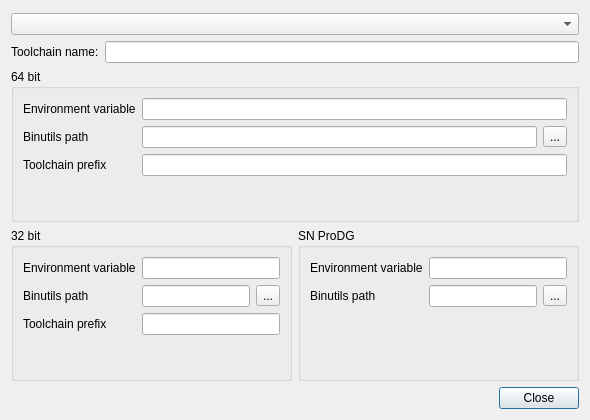
<?xml version="1.0" encoding="UTF-8"?>
<ui version="4.0">
 <class>GCCSetup</class>
 <widget class="QDialog" name="GCCSetup">
  <property name="geometry">
   <rect>
    <x>0</x>
    <y>0</y>
    <width>632</width>
    <height>417</height>
   </rect>
  </property>
  <property name="windowTitle">
   <string>Setup GCC toolchains</string>
  </property>
  <property name="windowIcon">
   <iconset resource="mtuner.qrc">
    <normaloff>:/MTuner/resources/images/gnu64.png</normaloff>:/MTuner/resources/images/gnu64.png</iconset>
  </property>
  <property name="modal">
   <bool>true</bool>
  </property>
  <layout class="QHBoxLayout" name="horizontalLayout_13">
   <property name="sizeConstraint">
    <enum>QLayout::SizeConstraint::SetFixedSize</enum>
   </property>
   <property name="topMargin">
    <number>13</number>
   </property>
   <item>
    <layout class="QGridLayout" name="gridLayout_4">
     <item row="0" column="0">
      <layout class="QVBoxLayout" name="verticalLayout_11">
       <item>
        <layout class="QVBoxLayout" name="verticalLayout_10">
         <item>
          <widget class="QComboBox" name="toolchainCombo">
           <property name="font">
            <font>
             <pointsize>9</pointsize>
            </font>
           </property>
           <property name="sizeAdjustPolicy">
            <enum>QComboBox::SizeAdjustPolicy::AdjustToContents</enum>
           </property>
           <property name="iconSize">
            <size>
             <width>112</width>
             <height>16</height>
            </size>
           </property>
           <item>
            <property name="text">
             <string notr="true"/>
            </property>
            <property name="icon">
             <iconset resource="mtuner.qrc">
              <normaloff>:/MTuner/resources/images/toolchain_mingw.png</normaloff>:/MTuner/resources/images/toolchain_mingw.png</iconset>
            </property>
           </item>
           <item>
            <property name="text">
             <string notr="true"/>
            </property>
            <property name="icon">
             <iconset resource="mtuner.qrc">
              <normaloff>:/MTuner/resources/images/toolchain_ps3.png</normaloff>:/MTuner/resources/images/toolchain_ps3.png</iconset>
            </property>
           </item>
           <item>
            <property name="text">
             <string notr="true"/>
            </property>
            <property name="icon">
             <iconset resource="mtuner.qrc">
              <normaloff>:/MTuner/resources/images/toolchain_ps4.png</normaloff>:/MTuner/resources/images/toolchain_ps4.png</iconset>
            </property>
           </item>
           <item>
            <property name="text">
             <string notr="true"/>
            </property>
            <property name="icon">
             <iconset resource="mtuner.qrc">
              <normaloff>:/MTuner/resources/images/toolchain_ps5.png</normaloff>:/MTuner/resources/images/toolchain_ps5.png</iconset>
            </property>
           </item>
           <item>
            <property name="text">
             <string notr="true"/>
            </property>
            <property name="icon">
             <iconset resource="mtuner.qrc">
              <normaloff>:/MTuner/resources/images/toolchain_android_arm.png</normaloff>:/MTuner/resources/images/toolchain_android_arm.png</iconset>
            </property>
           </item>
           <item>
            <property name="text">
             <string notr="true"/>
            </property>
            <property name="icon">
             <iconset resource="mtuner.qrc">
              <normaloff>:/MTuner/resources/images/toolchain_android_mips.png</normaloff>:/MTuner/resources/images/toolchain_android_mips.png</iconset>
            </property>
           </item>
           <item>
            <property name="text">
             <string notr="true"/>
            </property>
            <property name="icon">
             <iconset resource="mtuner.qrc">
              <normaloff>:/MTuner/resources/images/toolchain_android_x86.png</normaloff>:/MTuner/resources/images/toolchain_android_x86.png</iconset>
            </property>
           </item>
           <item>
            <property name="text">
             <string/>
            </property>
            <property name="icon">
             <iconset resource="mtuner.qrc">
              <normaloff>:/MTuner/resources/images/toolchain_switch.png</normaloff>:/MTuner/resources/images/toolchain_switch.png</iconset>
            </property>
           </item>
           <item>
            <property name="text">
             <string>Custom toolchain 1</string>
            </property>
           </item>
           <item>
            <property name="text">
             <string>Custom toolchain 2</string>
            </property>
           </item>
           <item>
            <property name="text">
             <string>Custom toolchain 3</string>
            </property>
           </item>
           <item>
            <property name="text">
             <string>Custom toolchain 4</string>
            </property>
           </item>
           <item>
            <property name="text">
             <string>Custom toolchain 5</string>
            </property>
           </item>
           <item>
            <property name="text">
             <string>Custom toolchain 6</string>
            </property>
           </item>
           <item>
            <property name="text">
             <string>Custom toolchain 7</string>
            </property>
           </item>
           <item>
            <property name="text">
             <string>Custom toolchain 8</string>
            </property>
           </item>
           <item>
            <property name="text">
             <string>Custom toolchain 9</string>
            </property>
           </item>
          </widget>
         </item>
         <item>
          <layout class="QHBoxLayout" name="horizontalLayout">
           <item>
            <widget class="QLabel" name="labelToolchainName">
             <property name="text">
              <string>Toolchain name:</string>
             </property>
            </widget>
           </item>
           <item>
            <widget class="QLineEdit" name="lineEditToolchainName"/>
           </item>
          </layout>
         </item>
        </layout>
       </item>
       <item>
        <widget class="QGroupBox" name="groupBox64">
         <property name="title">
          <string>64 bit</string>
         </property>
         <property name="flat">
          <bool>true</bool>
         </property>
         <layout class="QGridLayout" name="gridLayout_2">
          <item row="0" column="0">
           <layout class="QVBoxLayout" name="verticalLayout_4">
            <item>
             <layout class="QHBoxLayout" name="horizontalLayout_8">
              <item>
               <layout class="QVBoxLayout" name="verticalLayout_5">
                <item>
                 <widget class="QLabel" name="label_13">
                  <property name="text">
                   <string>Environment variable</string>
                  </property>
                 </widget>
                </item>
                <item>
                 <widget class="QLabel" name="label_14">
                  <property name="text">
                   <string>Binutils path</string>
                  </property>
                 </widget>
                </item>
                <item>
                 <widget class="QLabel" name="label_6">
                  <property name="text">
                   <string>Toolchain prefix</string>
                  </property>
                 </widget>
                </item>
               </layout>
              </item>
              <item>
               <layout class="QVBoxLayout" name="verticalLayout_6">
                <item>
                 <widget class="QLineEdit" name="lineEditEnv64"/>
                </item>
                <item>
                 <layout class="QHBoxLayout" name="horizontalLayout_4">
                  <item>
                   <widget class="QLineEdit" name="lineEditBinutils64"/>
                  </item>
                  <item>
                   <widget class="QToolButton" name="browseButton64">
                    <property name="text">
                     <string>...</string>
                    </property>
                   </widget>
                  </item>
                 </layout>
                </item>
                <item>
                 <widget class="QLineEdit" name="lineEditPrefix64"/>
                </item>
               </layout>
              </item>
             </layout>
            </item>
            <item>
             <layout class="QHBoxLayout" name="horizontalLayout_9">
              <item>
               <widget class="QLabel" name="isOkLabel64">
                <property name="text">
                 <string>&lt;html&gt;&lt;head/&gt;&lt;body&gt;&lt;p&gt;&lt;br/&gt;&lt;/p&gt;&lt;/body&gt;&lt;/html&gt;</string>
                </property>
               </widget>
              </item>
              <item>
               <widget class="QLabel" name="labelFound64">
                <property name="text">
                 <string/>
                </property>
               </widget>
              </item>
              <item>
               <spacer name="horizontalSpacer_4">
                <property name="orientation">
                 <enum>Qt::Orientation::Horizontal</enum>
                </property>
                <property name="sizeHint" stdset="0">
                 <size>
                  <width>40</width>
                  <height>20</height>
                 </size>
                </property>
               </spacer>
              </item>
             </layout>
            </item>
           </layout>
          </item>
         </layout>
        </widget>
       </item>
       <item>
        <layout class="QHBoxLayout" name="horizontalLayout_2">
         <item>
          <widget class="QGroupBox" name="groupBox32">
           <property name="title">
            <string>32 bit</string>
           </property>
           <property name="flat">
            <bool>true</bool>
           </property>
           <layout class="QGridLayout" name="gridLayout">
            <item row="0" column="0">
             <layout class="QVBoxLayout" name="verticalLayout_3">
              <item>
               <layout class="QHBoxLayout" name="horizontalLayout_6">
                <item>
                 <layout class="QVBoxLayout" name="verticalLayout_2">
                  <item>
                   <widget class="QLabel" name="label_11">
                    <property name="text">
                     <string>Environment variable</string>
                    </property>
                   </widget>
                  </item>
                  <item>
                   <widget class="QLabel" name="label_12">
                    <property name="text">
                     <string>Binutils path</string>
                    </property>
                   </widget>
                  </item>
                  <item>
                   <widget class="QLabel" name="label_4">
                    <property name="text">
                     <string>Toolchain prefix</string>
                    </property>
                   </widget>
                  </item>
                 </layout>
                </item>
                <item>
                 <layout class="QVBoxLayout" name="verticalLayout">
                  <item>
                   <widget class="QLineEdit" name="lineEditEnv32"/>
                  </item>
                  <item>
                   <layout class="QHBoxLayout" name="horizontalLayout_3">
                    <item>
                     <widget class="QLineEdit" name="lineEditBinutils32"/>
                    </item>
                    <item>
                     <widget class="QToolButton" name="browseButton32">
                      <property name="text">
                       <string>...</string>
                      </property>
                     </widget>
                    </item>
                   </layout>
                  </item>
                  <item>
                   <widget class="QLineEdit" name="lineEditPrefix32"/>
                  </item>
                 </layout>
                </item>
               </layout>
              </item>
              <item>
               <layout class="QHBoxLayout" name="horizontalLayout_7">
                <item>
                 <widget class="QLabel" name="isOkLabel32">
                  <property name="text">
                   <string>&lt;html&gt;&lt;head/&gt;&lt;body&gt;&lt;p&gt;&lt;br/&gt;&lt;/p&gt;&lt;/body&gt;&lt;/html&gt;</string>
                  </property>
                 </widget>
                </item>
                <item>
                 <widget class="QLabel" name="labelFound32">
                  <property name="text">
                   <string/>
                  </property>
                 </widget>
                </item>
                <item>
                 <spacer name="horizontalSpacer_3">
                  <property name="orientation">
                   <enum>Qt::Orientation::Horizontal</enum>
                  </property>
                  <property name="sizeHint" stdset="0">
                   <size>
                    <width>40</width>
                    <height>20</height>
                   </size>
                  </property>
                 </spacer>
                </item>
               </layout>
              </item>
             </layout>
            </item>
           </layout>
          </widget>
         </item>
         <item>
          <widget class="QGroupBox" name="groupBoxProDGps3">
           <property name="title">
            <string>SN ProDG</string>
           </property>
           <property name="flat">
            <bool>true</bool>
           </property>
           <layout class="QGridLayout" name="gridLayout_3">
            <item row="0" column="0">
             <layout class="QVBoxLayout" name="verticalLayout_7">
              <item>
               <layout class="QHBoxLayout" name="horizontalLayout_10">
                <item>
                 <layout class="QVBoxLayout" name="verticalLayout_8">
                  <item>
                   <widget class="QLabel" name="label_15">
                    <property name="text">
                     <string>Environment variable</string>
                    </property>
                   </widget>
                  </item>
                  <item>
                   <widget class="QLabel" name="label_16">
                    <property name="text">
                     <string>Binutils path</string>
                    </property>
                   </widget>
                  </item>
                 </layout>
                </item>
                <item>
                 <layout class="QVBoxLayout" name="verticalLayout_9">
                  <item>
                   <widget class="QLineEdit" name="lineEditEnvProDGps3"/>
                  </item>
                  <item>
                   <layout class="QHBoxLayout" name="horizontalLayout_5">
                    <item>
                     <widget class="QLineEdit" name="lineEditBinutilsProDGps3"/>
                    </item>
                    <item>
                     <widget class="QToolButton" name="browseButtonProDGps3">
                      <property name="text">
                       <string>...</string>
                      </property>
                     </widget>
                    </item>
                   </layout>
                  </item>
                 </layout>
                </item>
               </layout>
              </item>
              <item>
               <layout class="QHBoxLayout" name="horizontalLayout_11">
                <item>
                 <widget class="QLabel" name="isOkLabelProDGps3">
                  <property name="text">
                   <string>&lt;html&gt;&lt;head/&gt;&lt;body&gt;&lt;p&gt;&lt;br/&gt;&lt;/p&gt;&lt;/body&gt;&lt;/html&gt;</string>
                  </property>
                 </widget>
                </item>
                <item>
                 <widget class="QLabel" name="labelFoundProDGps3">
                  <property name="text">
                   <string/>
                  </property>
                 </widget>
                </item>
                <item>
                 <spacer name="horizontalSpacer_5">
                  <property name="orientation">
                   <enum>Qt::Orientation::Horizontal</enum>
                  </property>
                  <property name="sizeHint" stdset="0">
                   <size>
                    <width>40</width>
                    <height>20</height>
                   </size>
                  </property>
                 </spacer>
                </item>
               </layout>
              </item>
             </layout>
            </item>
           </layout>
          </widget>
         </item>
        </layout>
       </item>
      </layout>
     </item>
     <item row="1" column="0">
      <layout class="QHBoxLayout" name="horizontalLayout_12">
       <item>
        <spacer name="horizontalSpacer">
         <property name="orientation">
          <enum>Qt::Orientation::Horizontal</enum>
         </property>
         <property name="sizeHint" stdset="0">
          <size>
           <width>40</width>
           <height>20</height>
          </size>
         </property>
        </spacer>
       </item>
       <item>
        <widget class="QDialogButtonBox" name="buttonBox">
         <property name="orientation">
          <enum>Qt::Orientation::Horizontal</enum>
         </property>
         <property name="standardButtons">
          <set>QDialogButtonBox::StandardButton::Close</set>
         </property>
        </widget>
       </item>
      </layout>
     </item>
    </layout>
   </item>
  </layout>
 </widget>
 <resources>
  <include location="mtuner.qrc"/>
 </resources>
 <connections>
  <connection>
   <sender>buttonBox</sender>
   <signal>accepted()</signal>
   <receiver>GCCSetup</receiver>
   <slot>accept()</slot>
   <hints>
    <hint type="sourcelabel">
     <x>257</x>
     <y>390</y>
    </hint>
    <hint type="destinationlabel">
     <x>157</x>
     <y>274</y>
    </hint>
   </hints>
  </connection>
  <connection>
   <sender>buttonBox</sender>
   <signal>rejected()</signal>
   <receiver>GCCSetup</receiver>
   <slot>reject()</slot>
   <hints>
    <hint type="sourcelabel">
     <x>325</x>
     <y>390</y>
    </hint>
    <hint type="destinationlabel">
     <x>286</x>
     <y>274</y>
    </hint>
   </hints>
  </connection>
  <connection>
   <sender>browseButton64</sender>
   <signal>clicked()</signal>
   <receiver>GCCSetup</receiver>
   <slot>pathBrowse64()</slot>
   <hints>
    <hint type="sourcelabel">
     <x>748</x>
     <y>136</y>
    </hint>
    <hint type="destinationlabel">
     <x>768</x>
     <y>140</y>
    </hint>
   </hints>
  </connection>
  <connection>
   <sender>browseButton32</sender>
   <signal>clicked()</signal>
   <receiver>GCCSetup</receiver>
   <slot>pathBrowse32()</slot>
   <hints>
    <hint type="sourcelabel">
     <x>363</x>
     <y>277</y>
    </hint>
    <hint type="destinationlabel">
     <x>774</x>
     <y>229</y>
    </hint>
   </hints>
  </connection>
  <connection>
   <sender>browseButtonProDGps3</sender>
   <signal>clicked()</signal>
   <receiver>GCCSetup</receiver>
   <slot>pathBrowseProDGps3()</slot>
   <hints>
    <hint type="sourcelabel">
     <x>742</x>
     <y>282</y>
    </hint>
    <hint type="destinationlabel">
     <x>770</x>
     <y>320</y>
    </hint>
   </hints>
  </connection>
  <connection>
   <sender>lineEditEnv32</sender>
   <signal>textChanged(QString)</signal>
   <receiver>GCCSetup</receiver>
   <slot>envEdited32(QString)</slot>
   <hints>
    <hint type="sourcelabel">
     <x>168</x>
     <y>250</y>
    </hint>
    <hint type="destinationlabel">
     <x>8</x>
     <y>254</y>
    </hint>
   </hints>
  </connection>
  <connection>
   <sender>lineEditBinutils32</sender>
   <signal>textChanged(QString)</signal>
   <receiver>GCCSetup</receiver>
   <slot>pathEdited32(QString)</slot>
   <hints>
    <hint type="sourcelabel">
     <x>208</x>
     <y>280</y>
    </hint>
    <hint type="destinationlabel">
     <x>8</x>
     <y>290</y>
    </hint>
   </hints>
  </connection>
  <connection>
   <sender>lineEditPrefix32</sender>
   <signal>textChanged(QString)</signal>
   <receiver>GCCSetup</receiver>
   <slot>prefixEdited32(QString)</slot>
   <hints>
    <hint type="sourcelabel">
     <x>224</x>
     <y>310</y>
    </hint>
    <hint type="destinationlabel">
     <x>6</x>
     <y>323</y>
    </hint>
   </hints>
  </connection>
  <connection>
   <sender>lineEditEnv64</sender>
   <signal>textChanged(QString)</signal>
   <receiver>GCCSetup</receiver>
   <slot>envEdited64(QString)</slot>
   <hints>
    <hint type="sourcelabel">
     <x>160</x>
     <y>109</y>
    </hint>
    <hint type="destinationlabel">
     <x>3</x>
     <y>98</y>
    </hint>
   </hints>
  </connection>
  <connection>
   <sender>lineEditBinutils64</sender>
   <signal>textChanged(QString)</signal>
   <receiver>GCCSetup</receiver>
   <slot>pathEdited64(QString)</slot>
   <hints>
    <hint type="sourcelabel">
     <x>173</x>
     <y>135</y>
    </hint>
    <hint type="destinationlabel">
     <x>3</x>
     <y>135</y>
    </hint>
   </hints>
  </connection>
  <connection>
   <sender>lineEditPrefix64</sender>
   <signal>textChanged(QString)</signal>
   <receiver>GCCSetup</receiver>
   <slot>prefixEdited64(QString)</slot>
   <hints>
    <hint type="sourcelabel">
     <x>282</x>
     <y>156</y>
    </hint>
    <hint type="destinationlabel">
     <x>5</x>
     <y>174</y>
    </hint>
   </hints>
  </connection>
  <connection>
   <sender>lineEditEnvProDGps3</sender>
   <signal>textChanged(QString)</signal>
   <receiver>GCCSetup</receiver>
   <slot>envEditedProDGps3(QString)</slot>
   <hints>
    <hint type="sourcelabel">
     <x>545</x>
     <y>258</y>
    </hint>
    <hint type="destinationlabel">
     <x>769</x>
     <y>190</y>
    </hint>
   </hints>
  </connection>
  <connection>
   <sender>lineEditBinutilsProDGps3</sender>
   <signal>textChanged(QString)</signal>
   <receiver>GCCSetup</receiver>
   <slot>pathEditedProDGps3(QString)</slot>
   <hints>
    <hint type="sourcelabel">
     <x>615</x>
     <y>283</y>
    </hint>
    <hint type="destinationlabel">
     <x>730</x>
     <y>215</y>
    </hint>
   </hints>
  </connection>
  <connection>
   <sender>lineEditToolchainName</sender>
   <signal>textChanged(QString)</signal>
   <receiver>GCCSetup</receiver>
   <slot>toolchainRenamed(QString)</slot>
   <hints>
    <hint type="sourcelabel">
     <x>370</x>
     <y>53</y>
    </hint>
    <hint type="destinationlabel">
     <x>9</x>
     <y>40</y>
    </hint>
   </hints>
  </connection>
  <connection>
   <sender>toolchainCombo</sender>
   <signal>activated(int)</signal>
   <receiver>GCCSetup</receiver>
   <slot>toolchainSelected(int)</slot>
   <hints>
    <hint type="sourcelabel">
     <x>410</x>
     <y>20</y>
    </hint>
    <hint type="destinationlabel">
     <x>4</x>
     <y>10</y>
    </hint>
   </hints>
  </connection>
 </connections>
 <slots>
  <slot>pathBrowse64()</slot>
  <slot>pathBrowse32()</slot>
  <slot>pathBrowseProDGps3()</slot>
  <slot>envEdited32(QString)</slot>
  <slot>pathEdited32(QString)</slot>
  <slot>prefixEdited32(QString)</slot>
  <slot>envEdited64(QString)</slot>
  <slot>pathEdited64(QString)</slot>
  <slot>prefixEdited64(QString)</slot>
  <slot>envEditedProDGps3(QString)</slot>
  <slot>pathEditedProDGps3(QString)</slot>
  <slot>toolchainRenamed(QString)</slot>
  <slot>toolchainSelected(int)</slot>
 </slots>
</ui>
